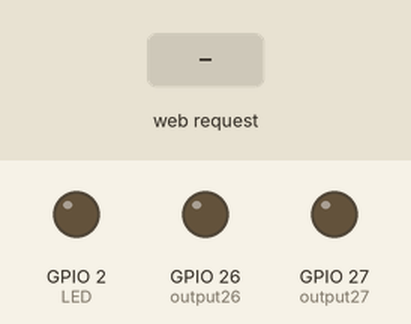
Simulated run of this sketch. Board: ESP32. On the bench: output pins drawn as LEDs (lit = HIGH). Inputs (shaded band) come from the test bench. What the sketch prints to the serial monitor is not drawn.

Above: at 1.2 s.
1.3 s: HTTP request GET /26/on received
At 1.6 s:
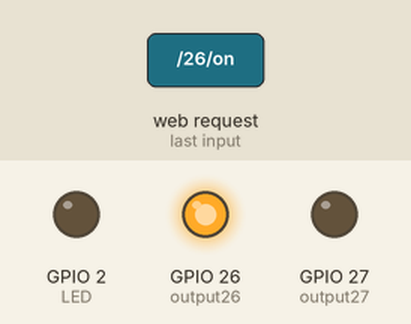
2.8 s: HTTP request GET /26/off received
At 4.3 s:
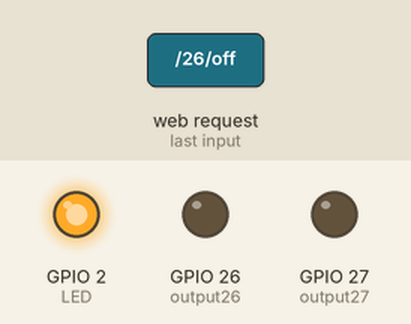
4.8 s: HTTP request GET /27/on received
At 5.5 s:
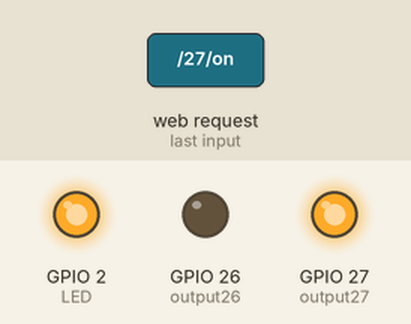
6.3 s: HTTP request GET /26/on received
At 8.0 s:
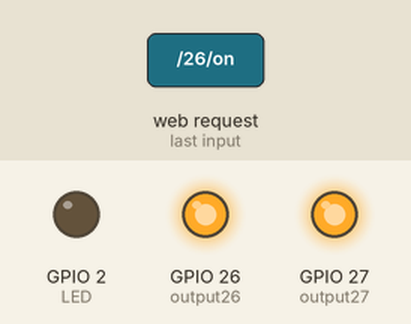
8.3 s: HTTP request GET /26/off received
At 8.7 s:
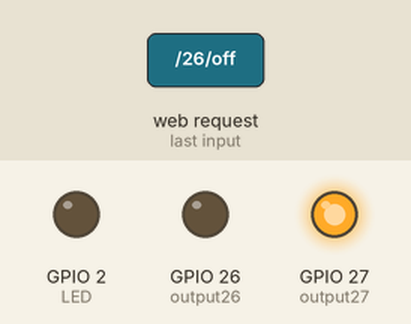
10.3 s: HTTP request GET /27/off received
At 10.8 s:
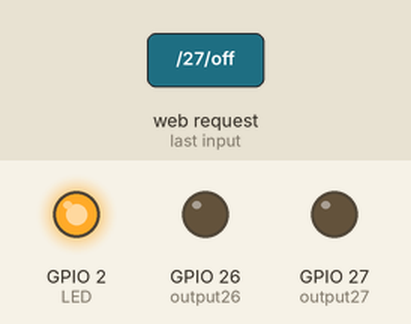
Timing chart, 0 to 12.8 s (numbered marks = the images above; inputs shaded):
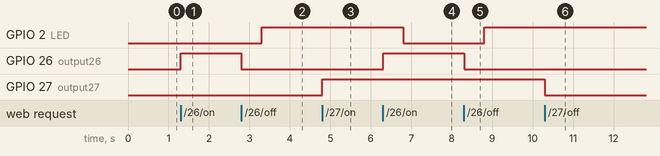

Measured:
- after the input at 1.3 s, GPIO 26 (output26): LOW → HIGH at once
- after the input at 2.8 s, GPIO 2 (LED): LOW → HIGH after 0.50 s; GPIO 26 (output26): HIGH → LOW at once
- after the input at 4.8 s, GPIO 27 (output27): LOW → HIGH at once
- after the input at 6.3 s, GPIO 2 (LED): HIGH → LOW after 0.50 s; GPIO 26 (output26): LOW → HIGH at once
- after the input at 8.3 s, GPIO 2 (LED): LOW → HIGH after 0.50 s; GPIO 26 (output26): HIGH → LOW at once
- after the input at 10.3 s, GPIO 27 (output27): HIGH → LOW at once

The sketch:

sketch_apr24b.ino
```cpp
/*********
  Rui Santos
  Complete project details at https://randomnerdtutorials.com
*********/

// Load Wi-Fi library
#include <WiFi.h>
#define LED 2

// Replace with your network credentials
const char* ssid     = "ESP32";
const char* password = "123456789";

// Set web server port number to 80
WiFiServer server(80);

// Variable to store the HTTP request
String header;

// Auxiliar variables to store the current output state
String output26State = "off";
String output27State = "off";

// Assign output variables to GPIO pins
const int output26 = 26;
const int output27 = 27;

// Set your Static IP address
IPAddress local_IP(192, 168, 1, 184);
// Set your Gateway IP address
IPAddress gateway(192, 168, 1, 1);

IPAddress subnet(255, 255, 0, 0);
IPAddress primaryDNS(8, 8, 8, 8); // optional
IPAddress secondaryDNS(8, 8, 4, 4); // optional

void setup() {
  pinMode(2,OUTPUT);
  //pinMode(LED_BUILTIN,OUTPUT);
  Serial.begin(115200);
  // Initialize the output variables as outputs
  pinMode(output26, OUTPUT);
  pinMode(output27, OUTPUT);
  // Set outputs to LOW
  digitalWrite(output26, LOW);
  digitalWrite(output27, LOW);

  // Connect to Wi-Fi network with SSID and password
  Serial.print("Setting AP (Access Point)…");
  // Remove the password parameter, if you want the AP (Access Point) to be open
  WiFi.softAP(ssid, password);
  // Configures static IP address
if (!WiFi.config(local_IP, gateway, subnet, primaryDNS, secondaryDNS)) {
  Serial.println("STA Failed to configure");
}
  IPAddress IP = WiFi.softAPIP();
  Serial.print("AP IP address: ");
  Serial.println(IP);

  server.begin();
}

void loop(){
  //digitalWrite(LED,HIGH);
  WiFiClient client = server.available();   // Listen for incoming clients

  if (client) {                             // If a new client connects,
    Serial.println("New Client.");          // print a message out in the serial port
    String currentLine = "";                // make a String to hold incoming data from the client
    while (client.connected()) {            // loop while the client's connected
      if (client.available()) {             // if there's bytes to read from the client,
        char c = client.read();             // read a byte, then
        Serial.write(c);                    // print it out the serial monitor
        header += c;
        if (c == '\n') {                    // if the byte is a newline character
          // if the current line is blank, you got two newline characters in a row.
          // that's the end of the client HTTP request, so send a response:
          if (currentLine.length() == 0) {
            // HTTP headers always start with a response code (e.g. HTTP/1.1 200 OK)
            // and a content-type so the client knows what's coming, then a blank line:
            client.println("HTTP/1.1 200 OK");
            client.println("Content-type:text/html");
            client.println("Connection: close");
            client.println();

            // turns the GPIOs on and off
            if (header.indexOf("GET /26/on") >= 0) {
              //digitalWrite(LED_BUILTIN,HIGH);
              //digitalWrite(LED,HIGH);
              Serial.println("GPIO 26 on");
              output26State = "on";
              digitalWrite(output26, HIGH);
            } else if (header.indexOf("GET /26/off") >= 0) {
              //digitalWrite(LED_BUILTIN,LOW);

              Serial.println("GPIO 26 off");
              output26State = "off";
              digitalWrite(output26, LOW);
            } else if (header.indexOf("GET /27/on") >= 0) {
              Serial.println("GPIO 27 on");
              output27State = "on";
              digitalWrite(output27, HIGH);
            } else if (header.indexOf("GET /27/off") >= 0) {
              Serial.println("GPIO 27 off");
              output27State = "off";
              digitalWrite(output27, LOW);
            }

            // Display the HTML web page
            client.println("<!DOCTYPE html><html>");
            client.println("<head><meta name=\"viewport\" content=\"width=device-width, initial-scale=1\">");
            client.println("<link rel=\"icon\" href=\"data:,\">");
            // CSS to style the on/off buttons
            // Feel free to change the background-color and font-size attributes to fit your preferences
            client.println("<style>html { font-family: Helvetica; display: inline-block; margin: 0px auto; text-align: center;}");
            client.println(".button { background-color: #4CAF50; border: none; color: white; padding: 16px 40px;");
            client.println("text-decoration: none; font-size: 30px; margin: 2px; cursor: pointer;}");
            client.println(".button2 {background-color: #555555;}</style></head>");

            // Web Page Heading
            client.println("<body><h1>ESP32 Web Server</h1>");

            // Display current state, and ON/OFF buttons for GPIO 26
            client.println("<p>GPIO 26 - State " + output26State + "</p>");
            // If the output26State is off, it displays the ON button
            if (output26State=="off") {
              delay(500);
              digitalWrite(LED,HIGH);
              client.println("<p><a href=\"/26/on\"><button class=\"button\">ON</button></a></p>");
            } else {
              delay(500);
              digitalWrite(LED,LOW);
              client.println("<p><a href=\"/26/off\"><button class=\"button button2\">OFF</button></a></p>");
            }

            // Display current state, and ON/OFF buttons for GPIO 27
            client.println("<p>GPIO 27 - State " + output27State + "</p>");
            // If the output27State is off, it displays the ON button
            if (output27State=="off") {
              client.println("<p><a href=\"/27/on\"><button class=\"button\">ON</button></a></p>");
            } else {
              client.println("<p><a href=\"/27/off\"><button class=\"button button2\">OFF</button></a></p>");
            }
            client.println("</body></html>");

            // The HTTP response ends with another blank line
            client.println();
            // Break out of the while loop
            break;
          } else { // if you got a newline, then clear currentLine
            currentLine = "";
          }
        } else if (c != '\r') {  // if you got anything else but a carriage return character,
          currentLine += c;      // add it to the end of the currentLine
        }
      }
    }
    // Clear the header variable
    header = "";
    // Close the connection
    client.stop();
    Serial.println("Client disconnected.");
    Serial.println("");
  }
}
```
